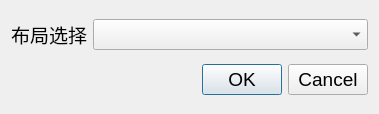
<?xml version="1.0" encoding="UTF-8"?>
<ui version="4.0">
 <class>layoutSwitchDialog</class>
 <widget class="QDialog" name="layoutSwitchDialog">
  <property name="geometry">
   <rect>
    <x>0</x>
    <y>0</y>
    <width>379</width>
    <height>114</height>
   </rect>
  </property>
  <property name="font">
   <font>
    <pointsize>14</pointsize>
   </font>
  </property>
  <property name="windowTitle">
   <string>布局切换</string>
  </property>
  <layout class="QGridLayout" name="gridLayout">
   <item row="0" column="0">
    <layout class="QHBoxLayout" name="horizontalLayout">
     <item>
      <widget class="QLabel" name="label">
       <property name="maximumSize">
        <size>
         <width>76</width>
         <height>26</height>
        </size>
       </property>
       <property name="text">
        <string>布局选择</string>
       </property>
      </widget>
     </item>
     <item>
      <widget class="QComboBox" name="comboBox"/>
     </item>
    </layout>
   </item>
   <item row="1" column="0">
    <widget class="QDialogButtonBox" name="buttonBox">
     <property name="orientation">
      <enum>Qt::Horizontal</enum>
     </property>
     <property name="standardButtons">
      <set>QDialogButtonBox::Cancel|QDialogButtonBox::Ok</set>
     </property>
    </widget>
   </item>
  </layout>
 </widget>
 <resources/>
 <connections>
  <connection>
   <sender>buttonBox</sender>
   <signal>accepted()</signal>
   <receiver>layoutSwitchDialog</receiver>
   <slot>accept()</slot>
   <hints>
    <hint type="sourcelabel">
     <x>248</x>
     <y>254</y>
    </hint>
    <hint type="destinationlabel">
     <x>157</x>
     <y>274</y>
    </hint>
   </hints>
  </connection>
  <connection>
   <sender>buttonBox</sender>
   <signal>rejected()</signal>
   <receiver>layoutSwitchDialog</receiver>
   <slot>reject()</slot>
   <hints>
    <hint type="sourcelabel">
     <x>316</x>
     <y>260</y>
    </hint>
    <hint type="destinationlabel">
     <x>286</x>
     <y>274</y>
    </hint>
   </hints>
  </connection>
 </connections>
</ui>
